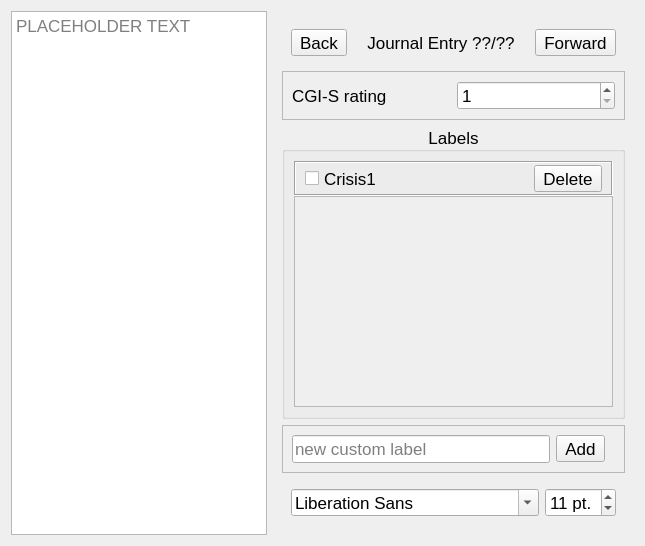
<?xml version="1.0" encoding="UTF-8"?>
<ui version="4.0">
 <class>LabelingWidget</class>
 <widget class="QWidget" name="LabelingWidget">
  <property name="baseSize">
   <size>
    <width>1080</width>
    <height>960</height>
   </size>
  </property>
  <property name="font">
   <font>
    <pointsize>13</pointsize>
   </font>
  </property>
  <property name="windowTitle">
   <string>ALJI Label Helper Task</string>
  </property>
  <layout class="QHBoxLayout" name="hl_5">
   <item>
    <widget class="QTextEdit" name="journalEntryText">
     <property name="sizePolicy">
      <sizepolicy hsizetype="MinimumExpanding" vsizetype="Expanding">
       <horstretch>2</horstretch>
       <verstretch>0</verstretch>
      </sizepolicy>
     </property>
     <property name="font">
      <font>
       <family>Segoe UI</family>
      </font>
     </property>
     <property name="mouseTracking">
      <bool>true</bool>
     </property>
     <property name="readOnly">
      <bool>true</bool>
     </property>
     <property name="html">
      <string>&lt;!DOCTYPE HTML PUBLIC &quot;-//W3C//DTD HTML 4.0//EN&quot; &quot;http://www.w3.org/TR/REC-html40/strict.dtd&quot;&gt;
&lt;html&gt;&lt;head&gt;&lt;meta name=&quot;qrichtext&quot; content=&quot;1&quot; /&gt;&lt;style type=&quot;text/css&quot;&gt;
p, li { white-space: pre-wrap; }
&lt;/style&gt;&lt;/head&gt;&lt;body style=&quot; font-family:'Segoe UI'; font-size:13pt; font-weight:400; font-style:normal;&quot;&gt;
&lt;p style=&quot;-qt-paragraph-type:empty; margin-top:0px; margin-bottom:0px; margin-left:0px; margin-right:0px; -qt-block-indent:0; text-indent:0px; font-size:11pt;&quot;&gt;&lt;br /&gt;&lt;/p&gt;&lt;/body&gt;&lt;/html&gt;</string>
     </property>
     <property name="placeholderText">
      <string>PLACEHOLDER TEXT</string>
     </property>
    </widget>
   </item>
   <item>
    <widget class="QFrame" name="labelingFrame">
     <property name="sizePolicy">
      <sizepolicy hsizetype="Preferred" vsizetype="Preferred">
       <horstretch>0</horstretch>
       <verstretch>0</verstretch>
      </sizepolicy>
     </property>
     <layout class="QVBoxLayout" name="labelingLayout">
      <item>
       <widget class="QFrame" name="navFrame">
        <property name="sizePolicy">
         <sizepolicy hsizetype="Preferred" vsizetype="Preferred">
          <horstretch>0</horstretch>
          <verstretch>0</verstretch>
         </sizepolicy>
        </property>
        <layout class="QHBoxLayout" name="navLayout">
         <property name="spacing">
          <number>20</number>
         </property>
         <item>
          <widget class="QToolButton" name="backButton">
           <property name="sizePolicy">
            <sizepolicy hsizetype="Preferred" vsizetype="Preferred">
             <horstretch>0</horstretch>
             <verstretch>0</verstretch>
            </sizepolicy>
           </property>
           <property name="text">
            <string>Back</string>
           </property>
           <property name="icon">
            <iconset resource="images/icons.qrc">
             <normaloff>:/icon/chevron-left.svg</normaloff>:/icon/chevron-left.svg</iconset>
           </property>
           <property name="iconSize">
            <size>
             <width>20</width>
             <height>20</height>
            </size>
           </property>
           <property name="shortcut">
            <string>Ctrl+Left</string>
           </property>
          </widget>
         </item>
         <item>
          <widget class="QLabel" name="taskNumberLabel">
           <property name="sizePolicy">
            <sizepolicy hsizetype="Maximum" vsizetype="Preferred">
             <horstretch>0</horstretch>
             <verstretch>0</verstretch>
            </sizepolicy>
           </property>
           <property name="text">
            <string>Journal Entry ??/??</string>
           </property>
           <property name="alignment">
            <set>Qt::AlignCenter</set>
           </property>
          </widget>
         </item>
         <item>
          <widget class="QToolButton" name="forwardButton">
           <property name="sizePolicy">
            <sizepolicy hsizetype="Preferred" vsizetype="Preferred">
             <horstretch>0</horstretch>
             <verstretch>0</verstretch>
            </sizepolicy>
           </property>
           <property name="text">
            <string>Forward</string>
           </property>
           <property name="icon">
            <iconset resource="images/icons.qrc">
             <normaloff>:/icon/chevron-right.svg</normaloff>:/icon/chevron-right.svg</iconset>
           </property>
           <property name="iconSize">
            <size>
             <width>20</width>
             <height>20</height>
            </size>
           </property>
           <property name="shortcut">
            <string>Ctrl+Right</string>
           </property>
          </widget>
         </item>
        </layout>
       </widget>
      </item>
      <item>
       <widget class="QFrame" name="cgiFrame">
        <property name="frameShape">
         <enum>QFrame::StyledPanel</enum>
        </property>
        <property name="frameShadow">
         <enum>QFrame::Raised</enum>
        </property>
        <layout class="QHBoxLayout" name="horizontalLayout">
         <item>
          <widget class="QLabel" name="cgiLabel">
           <property name="toolTip">
            <string>Clinician Global Impression of Severity Scale</string>
           </property>
           <property name="whatsThis">
            <string>CGI-S is the Clinician Global Impression of Severity Scale</string>
           </property>
           <property name="text">
            <string>CGI-S rating</string>
           </property>
          </widget>
         </item>
         <item>
          <widget class="QSpinBox" name="cgiSspinBox">
           <property name="minimum">
            <number>1</number>
           </property>
           <property name="maximum">
            <number>7</number>
           </property>
          </widget>
         </item>
        </layout>
       </widget>
      </item>
      <item>
       <widget class="QGroupBox" name="crisisGroupBox">
        <property name="sizePolicy">
         <sizepolicy hsizetype="Preferred" vsizetype="MinimumExpanding">
          <horstretch>0</horstretch>
          <verstretch>0</verstretch>
         </sizepolicy>
        </property>
        <property name="title">
         <string>Labels</string>
        </property>
        <property name="alignment">
         <set>Qt::AlignCenter</set>
        </property>
        <layout class="QVBoxLayout" name="crisisGroupBoxLayout">
         <property name="spacing">
          <number>0</number>
         </property>
         <item>
          <widget class="QFrame" name="crisisFrame">
           <property name="sizePolicy">
            <sizepolicy hsizetype="Minimum" vsizetype="Fixed">
             <horstretch>0</horstretch>
             <verstretch>0</verstretch>
            </sizepolicy>
           </property>
           <property name="frameShape">
            <enum>QFrame::Box</enum>
           </property>
           <property name="frameShadow">
            <enum>QFrame::Sunken</enum>
           </property>
           <layout class="QHBoxLayout" name="hl3">
            <property name="topMargin">
             <number>2</number>
            </property>
            <property name="bottomMargin">
             <number>2</number>
            </property>
            <item>
             <widget class="QCheckBox" name="crisisCB">
              <property name="sizePolicy">
               <sizepolicy hsizetype="MinimumExpanding" vsizetype="Preferred">
                <horstretch>0</horstretch>
                <verstretch>0</verstretch>
               </sizepolicy>
              </property>
              <property name="text">
               <string>Crisis1</string>
              </property>
              <property name="checked">
               <bool>false</bool>
              </property>
             </widget>
            </item>
            <item>
             <widget class="QToolButton" name="deleteCrisis">
              <property name="sizePolicy">
               <sizepolicy hsizetype="Minimum" vsizetype="Fixed">
                <horstretch>0</horstretch>
                <verstretch>0</verstretch>
               </sizepolicy>
              </property>
              <property name="text">
               <string>Delete</string>
              </property>
              <property name="icon">
               <iconset resource="images/icons.qrc">
                <normaloff>:/icon/times.svg</normaloff>:/icon/times.svg</iconset>
              </property>
              <property name="iconSize">
               <size>
                <width>20</width>
                <height>20</height>
               </size>
              </property>
             </widget>
            </item>
           </layout>
          </widget>
         </item>
         <item>
          <widget class="QScrollArea" name="labelScrollArea">
           <property name="horizontalScrollBarPolicy">
            <enum>Qt::ScrollBarAlwaysOff</enum>
           </property>
           <property name="alignment">
            <set>Qt::AlignLeading|Qt::AlignLeft|Qt::AlignTop</set>
           </property>
           <widget class="QWidget" name="labelScrollAreaWidgetContents">
            <property name="geometry">
             <rect>
              <x>0</x>
              <y>0</y>
              <width>231</width>
              <height>209</height>
             </rect>
            </property>
            <property name="contextMenuPolicy">
             <enum>Qt::CustomContextMenu</enum>
            </property>
            <layout class="QVBoxLayout" name="verticalLayout"/>
           </widget>
          </widget>
         </item>
        </layout>
       </widget>
      </item>
      <item>
       <widget class="QFrame" name="customCrisisFrame">
        <property name="sizePolicy">
         <sizepolicy hsizetype="MinimumExpanding" vsizetype="Preferred">
          <horstretch>0</horstretch>
          <verstretch>0</verstretch>
         </sizepolicy>
        </property>
        <property name="frameShape">
         <enum>QFrame::StyledPanel</enum>
        </property>
        <property name="frameShadow">
         <enum>QFrame::Raised</enum>
        </property>
        <layout class="QHBoxLayout" name="_4">
         <property name="rightMargin">
          <number>19</number>
         </property>
         <item>
          <widget class="QLineEdit" name="customCrisisLine">
           <property name="sizePolicy">
            <sizepolicy hsizetype="MinimumExpanding" vsizetype="Fixed">
             <horstretch>0</horstretch>
             <verstretch>0</verstretch>
            </sizepolicy>
           </property>
           <property name="placeholderText">
            <string>new custom label</string>
           </property>
          </widget>
         </item>
         <item>
          <widget class="QToolButton" name="addCustomButton">
           <property name="text">
            <string>Add</string>
           </property>
           <property name="icon">
            <iconset resource="images/icons.qrc">
             <normaloff>:/icon/plus.svg</normaloff>:/icon/plus.svg</iconset>
           </property>
           <property name="iconSize">
            <size>
             <width>20</width>
             <height>20</height>
            </size>
           </property>
          </widget>
         </item>
        </layout>
       </widget>
      </item>
      <item>
       <spacer name="verticalSpacer">
        <property name="orientation">
         <enum>Qt::Vertical</enum>
        </property>
        <property name="sizeHint" stdset="0">
         <size>
          <width>0</width>
          <height>0</height>
         </size>
        </property>
       </spacer>
      </item>
      <item>
       <widget class="QFrame" name="fontFrame">
        <property name="sizePolicy">
         <sizepolicy hsizetype="Ignored" vsizetype="Preferred">
          <horstretch>0</horstretch>
          <verstretch>0</verstretch>
         </sizepolicy>
        </property>
        <layout class="QHBoxLayout" name="fontLayout">
         <property name="sizeConstraint">
          <enum>QLayout::SetDefaultConstraint</enum>
         </property>
         <item>
          <widget class="QFontComboBox" name="fontComboBox">
           <property name="sizePolicy">
            <sizepolicy hsizetype="Maximum" vsizetype="Fixed">
             <horstretch>0</horstretch>
             <verstretch>0</verstretch>
            </sizepolicy>
           </property>
           <property name="maximumSize">
            <size>
             <width>278</width>
             <height>27</height>
            </size>
           </property>
           <property name="fontFilters">
            <set>QFontComboBox::ProportionalFonts</set>
           </property>
           <property name="currentFont">
            <font>
             <family>Segoe UI</family>
            </font>
           </property>
          </widget>
         </item>
         <item>
          <widget class="QSpinBox" name="pointSizeSpinBox">
           <property name="suffix">
            <string> pt.</string>
           </property>
           <property name="minimum">
            <number>5</number>
           </property>
           <property name="maximum">
            <number>30</number>
           </property>
           <property name="value">
            <number>11</number>
           </property>
          </widget>
         </item>
        </layout>
       </widget>
      </item>
     </layout>
    </widget>
   </item>
  </layout>
 </widget>
 <tabstops>
  <tabstop>journalEntryText</tabstop>
  <tabstop>deleteCrisis</tabstop>
  <tabstop>addCustomButton</tabstop>
  <tabstop>backButton</tabstop>
  <tabstop>forwardButton</tabstop>
  <tabstop>fontComboBox</tabstop>
  <tabstop>pointSizeSpinBox</tabstop>
 </tabstops>
 <resources>
  <include location="images/icons.qrc"/>
 </resources>
 <connections>
  <connection>
   <sender>deleteCrisis</sender>
   <signal>clicked()</signal>
   <receiver>crisisFrame</receiver>
   <slot>deleteLater()</slot>
   <hints>
    <hint type="sourcelabel">
     <x>911</x>
     <y>223</y>
    </hint>
    <hint type="destinationlabel">
     <x>922</x>
     <y>227</y>
    </hint>
   </hints>
  </connection>
  <connection>
   <sender>addCustomButton</sender>
   <signal>clicked()</signal>
   <receiver>crisisGroupBox</receiver>
   <slot>setFocus()</slot>
   <hints>
    <hint type="sourcelabel">
     <x>1008</x>
     <y>395</y>
    </hint>
    <hint type="destinationlabel">
     <x>1028</x>
     <y>190</y>
    </hint>
   </hints>
  </connection>
 </connections>
</ui>
